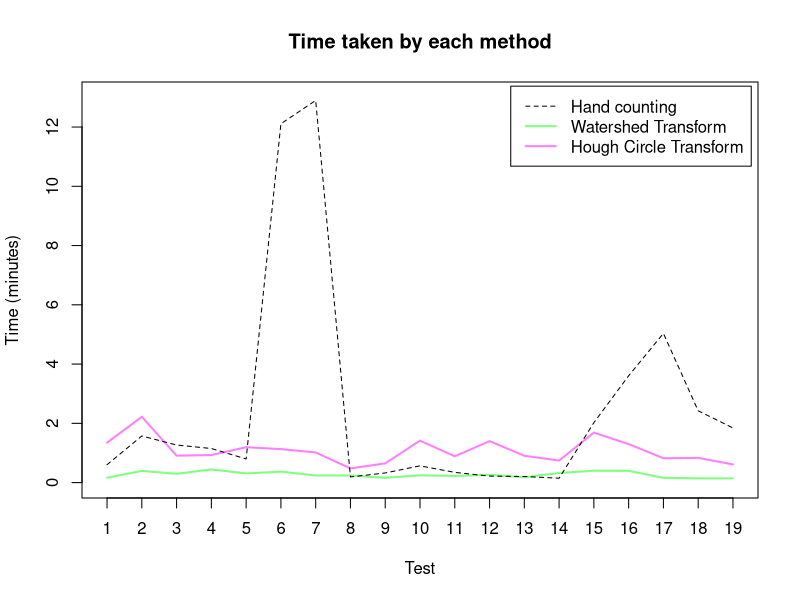
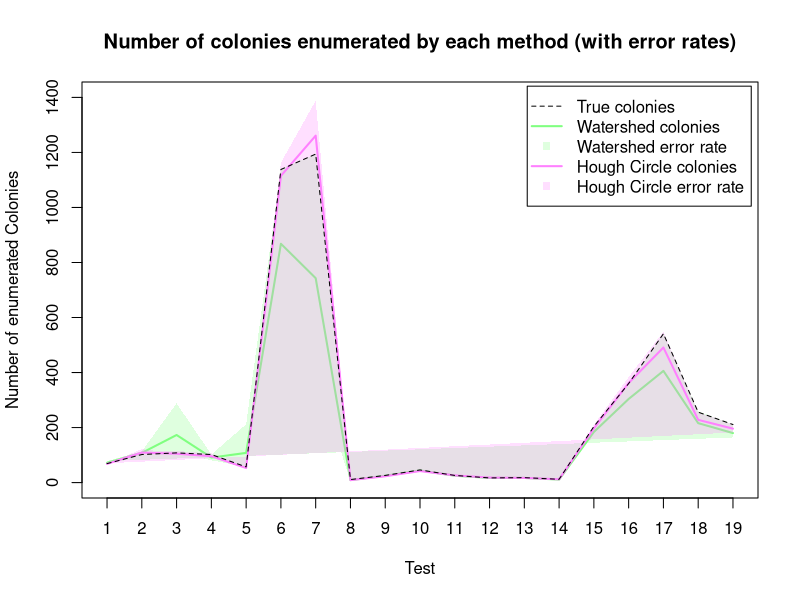

These figures' R source, in order:
# Load data from .csv files
hand <- read.csv("data_HQ_LQ_hand.csv", header = T)
HQHough <- read.csv("data_HQ_hough.csv", header = T)
HQwater <- read.csv("data_HQ_water.csv", header = T)

# X range to use for plotting
x <- seq(1:19)

# Convert from seconds to MM:SS.MS format
convert_time <- function(sec) {
  
  min <- 0
  
  while ((sec - 60) >= 0) {
    min = min + 1
    sec = sec - 60
  }
  if ((sec < 10) && (min < 10)) {
    output = sprintf("0%d:0%.2f", min, sec)
  } else if (min < 10) {
    output = sprintf("0%d:%.2f", min, sec)
  } else if (sec < 10) {
    output = sprintf("%d:0%.2f", min, sec)
  }
  
  return(output)
}


# Get accuracy data for Hough Circle method
houghMean <- c(convert_time(mean(HQHough$Time)), sprintf("%.2f", mean(HQHough$Colonies) / mean(hand$Colonies)), sprintf("%.2f", mean(HQHough$FalsePos)), sprintf("%.2f", mean(HQHough$FalseNeg)))
houghMin <- c(convert_time(min(HQHough$Time)), sprintf("%.2f", min(HQHough$Colonies / hand$Colonies)), min(HQHough$FalsePos), min(HQHough$FalseNeg))
houghMax <- c(convert_time(max(HQHough$Time)), sprintf("%.2f", max(HQHough$Colonies / hand$Colonies)), max(HQHough$FalsePos), max(HQHough$FalseNeg))
houghData <- matrix(c(houghMean, houghMin, houghMax), nrow = 3, byrow = TRUE, dimnames = list(c("Mean", "Min", "Max"), c("time", "Accuracy", "FPR", "FNR")))

# Get accuracy data for Watershed method
waterMean <- c(convert_time(mean(HQwater$Time)), sprintf("%.2f", mean(HQwater$Colonies) / mean(hand$Colonies)), sprintf("%.2f", mean(HQwater$FalsePos)), sprintf("%.2f", mean(HQwater$FalseNeg)))
waterMin <- c(convert_time(min(HQwater$Time)), sprintf("%.2f", min(HQwater$Colonies / hand$Colonies)), min(HQwater$FalsePos), min(HQwater$FalseNeg))
waterMax <- c(convert_time(max(HQwater$Time)), sprintf("%.2f", max(HQwater$Colonies / hand$Colonies)), max(HQwater$FalsePos), max(HQwater$FalseNeg))
waterData <- matrix(c(waterMean, waterMin, waterMax), nrow = 3, byrow = TRUE, dimnames = list(c("Mean", "Min", "Max"), c("time", "Accuracy", "FPR", "FNR")))

# Display outputs
houghData
waterData


# Plot the time taken (in minutes) by each method
# 1. Open png file
png("images/time_taken.png", width = 1000, height = 562.5)

# 2. Create the plot
plot(x, HQwater$Time/60, xaxt="n", type = "l", lwd = 2, col = rgb(0.5, 1, 0.5, 1), ylim = c(0,13), main = "Time taken by each method", xlab = "Test", ylab = "Time (minutes)")
axis(1, at = x)
lines(x, HQHough$Time/60, lwd = 2, col = rgb(1, 0.5, 1, 1))
lines(x, hand$Time/60, lwd = 1, lty = 2, col = rgb(0, 0, 0, 1))
legend("topright", inset = 0.01, col = c(rgb(0, 0, 0, 1), rgb(0.5, 1, 0.5, 1), rgb(1, 0.5, 1, 1)), lwd = c(1, 2, 2), lty = c(2, 1, 1), legend = c("Hand counting", "Watershed Transform", "Hough Circle Transform"))

# 3. Close the file
dev.off()


# Plot the error ranges and total number of colonies found by each method
# 1. Open png file
png("images/error_rates.png", width = 1000, height = 562.5)

# 2. Create the plot
plot(x, HQwater$Colonies, xaxt="n", type = "l", lwd = 2, xlim = c(1,19), ylim = c(0, 1400), col = rgb(0.5, 1, 0.5, 1), main = "Number of colonies enumerated by each method (with error rates)", xlab = "Test", ylab = "Number of enumerated Colonies")
axis(1, at = x)
# plot water error rate
upperBoundry = HQwater$Colonies + (abs(hand$Colonies - HQwater$Colonies) + HQwater$FalsePos)
lowerBoundry = HQwater$Colonies - (abs(hand$Colonies - HQwater$Colonies) - HQwater$FalseNeg)
polygon(c(x, x, min(x), min(x), max(x), max(x)), c(upperBoundry, lowerBoundry, upperBoundry[1], lowerBoundry[1], upperBoundry[19], lowerBoundry[19]), col = rgb(0.5, 1, 0.5, 0.25), border = NA)

# plot hough error rate
upperBoundry = HQHough$Colonies + (abs(hand$Colonies - HQHough$Colonies) + HQHough$FalsePos)
lowerBoundry = HQHough$Colonies - (abs(hand$Colonies - HQHough$Colonies) - HQHough$FalseNeg)
polygon(c(x, x, min(x), min(x), max(x), max(x)), c(upperBoundry, lowerBoundry, upperBoundry[1], lowerBoundry[1], upperBoundry[19], lowerBoundry[19]), col = rgb(1, 0.5, 1, 0.25), border = NA)
lines(x, HQHough$Colonies, lwd = 2, col = rgb(1, 0.5, 1, 1))

lines(x, hand$Colonies, lwd = 1, lty = 2, col = rgb(0, 0, 0, 1))

legend("topright", inset = 0.01, col = c(rgb(0, 0, 0, 1), rgb(0.5, 1, 0.5, 1), rgb(0.5, 1, 0.5, 0.25), rgb(1, 0.5, 1, 1), rgb(1, 0.5, 1, 0.25)), lwd = c(1, 2, NA, 2, NA), lty = c(2, 1, NA, 1, NA), pch = c(NA, NA, 15, NA, 15), legend = c("True colonies", "Watershed colonies", "Watershed error rate", "Hough Circle colonies", "Hough Circle error rate"))

# 3. Close the file
dev.off()
